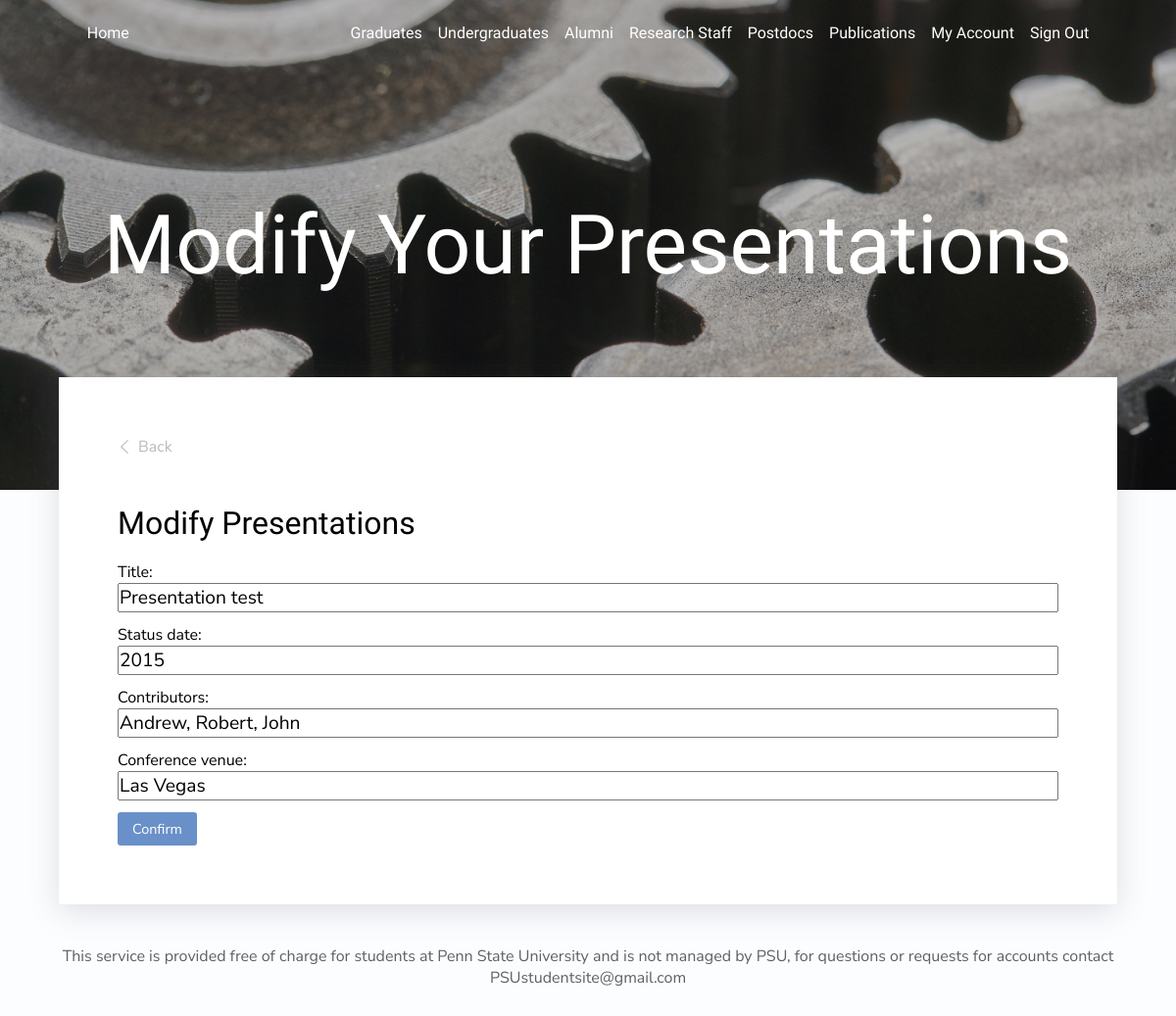
/update-presentation/d84deaaecc0744ddbe4a00c78b6c7556/ (signed in), run on the app's committed database.
### users/models.py (models this page shows, shortened)
class UserPresentations(models.Model):
    author = models.ForeignKey(
        Profile, on_delete=models.CASCADE, null=True, blank=True)
    title = models.CharField(max_length=500, null=True, blank=True)
    status_date = models.CharField(max_length=300, null=True, blank=True)
    contributors = models.CharField(max_length=500, null=True, blank=True)
    conference_venue = models.CharField(max_length=500, null=True, blank=True)
    id = models.UUIDField(default=uuid.uuid4, unique=True,
                          primary_key=True, editable=False)

### users/views.py (the view)
@login_required(login_url="login")
def updatePresentation(request, pk):
    profile = request.user.profile
    presentation = profile.userpresentations_set.get(id=pk)
    form = UserPresentationsForm(instance=presentation)
    if request.method == 'POST':
        form = UserPresentationsForm(request.POST, instance=presentation)
        if form.is_valid():
            form.save()
            messages.success(request, 'Presentation updated successfully')
            return redirect('account')
    context = {'form': form}
    return render(request, 'users/presentation_form.html', context)

### users/forms.py (shortened to what this page needs)
class UserPresentationsForm(ModelForm):
    class Meta:
        model = UserPresentations
        fields = ['title', 'status_date', 'contributors', 'conference_venue']
        exclude = ['author']

### users/templates/users/presentation_form.html (shortened to what this page needs)
{% extends "main.html"%}
{% block content %}
<div class="background-image5">
    <div class="hero-titles">
        <h1 class="hero-title">
            Modify Your Presentations
        </h1>
    </div>
</div>
<div class="profile-section">
    <div class="paper">
        <div class="back">
            <a href="{% url 'account' %}" class="back-container">
                <div class="back-name">Back</div>
            </a>
        </div>
        <h1 class="m1b" >Modify Presentations</h1>
        <form method="POST" action="" enctype="multipart/form-data">
            {{form.as_p}}
            <input class="confirms" type="submit" value="Confirm" />
        </form>
    </div>
</div>
{% endblock %}

### static/css/main.css (style rules this page uses)
*, html { margin: 0; padding: 0; box-sizing: border-box; font-family: "Forum", sans-serif; }
:root { --neutralBlue: #fcfdff; --fadedBlue: #6a90c9; --lightGray: #606060; }
html { background-color: var(--neutralBlue); }
a { text-decoration: none; }
h1, h2 { font-weight: 400; }
.background-image5 { background-image: url("../images/gears.jpg"); object-fit: cover; background-size: cover; background-position: center center; background-repeat: no-repeat; height: 500px; display: flex; flex-direction: column; justify-content: center; align-items: center; }
.hero-titles { display: flex; flex-direction: column; justify-content: center; align-items: center; }
.hero-title { font-size: 7vw; color: white; text-align: center; }
.profile-section { display: flex; justify-content: center; }
.paper { box-shadow: rgba(100, 100, 111, 0.2) 0px 7px 29px 0px; background-color: white; position: relative; margin-top: -115px; width: 90%; display: flex; flex-direction: column; justify-content: center; max-width: 1150px; padding: 60px; }
#id_title, #id_status_date, #id_contributors, #id_journal_title, #id_journal_info, #id_pub_link, #id_profile_picture, #id_username, #id_email, #id_name, #id_account_type, #id_area_of_interest, #id_description, #id_cv, #id_resume, #id_orcid, #id_linkedin, #id_twitter, #id_osf, #id_github, #id_facebook, #id_youtube, #id_website, #id_conference_venue, #id_old_password, #id_new_password2, #id_new_password1 { font-size: 1.2rem; margin-bottom: 12px; width: 100%; font-family: "Nunito Sans"; }
label { font-family: "Nunito Sans"; }
.m1b { margin-bottom: 20px; }
.confirms, .confirms2 { font-size: 0.9rem; font-family: Nunito Sans; background-color: var(--fadedBlue); color: white; outline: none; border: none; border-radius: 3px; padding: 7px 15px; transition: all 0.2s; cursor: pointer; }
.back { display: flex; justify-content: space-between; align-items: left; margin-bottom: 48px; }
.back-name { margin-left: 7px; font-family: "Nunito Sans"; color: #bbb; }
.back-container { display: flex; flex-direction: row; justify-content: center; align-items: center; }

### data on the page
UserPresentations: title "Presentation test", status_date "2015", contributors "Andrew, Robert, John", conference_venue "Las Vegas"
